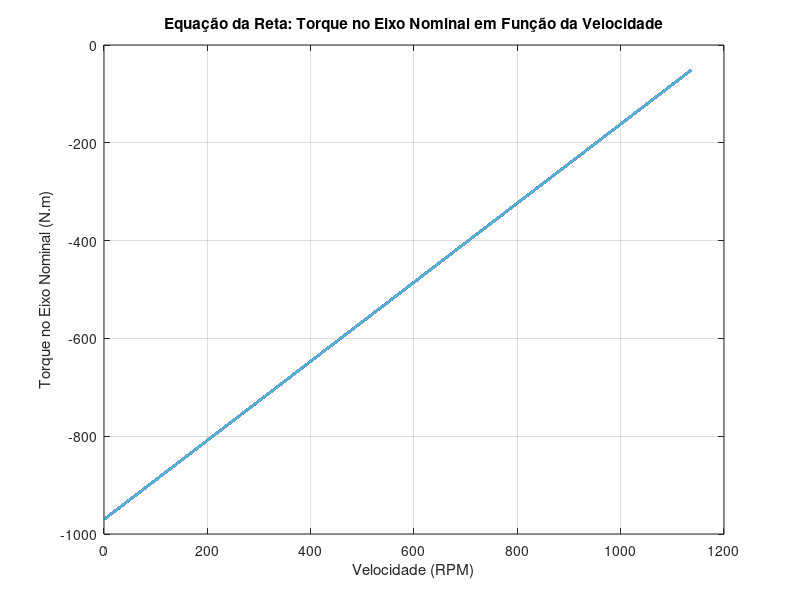

Source code (MATLAB):
% Dados fornecidos
ns = 1200;
nr = 1137;
Torque_eixo_nominal = 50.94;
A = Torque_eixo_nominal ./ (nr - ns)
B = (-A) .* (ns)
nr=0:0.01:1137;

% Gera valores de x
x = nr;

% Calcula os valores correspondentes de y usando a equação da reta
y = -(A .* x + B);

% Plota a reta
figure;
plot(x, y, 'LineWidth', 2);

% Adiciona rótulos e título
xlabel('Velocidade (RPM)');
ylabel('Torque no Eixo Nominal (N.m)');
title('Equação da Reta: Torque no Eixo Nominal em Função da Velocidade');

% Adiciona uma grade ao gráfico
grid on;